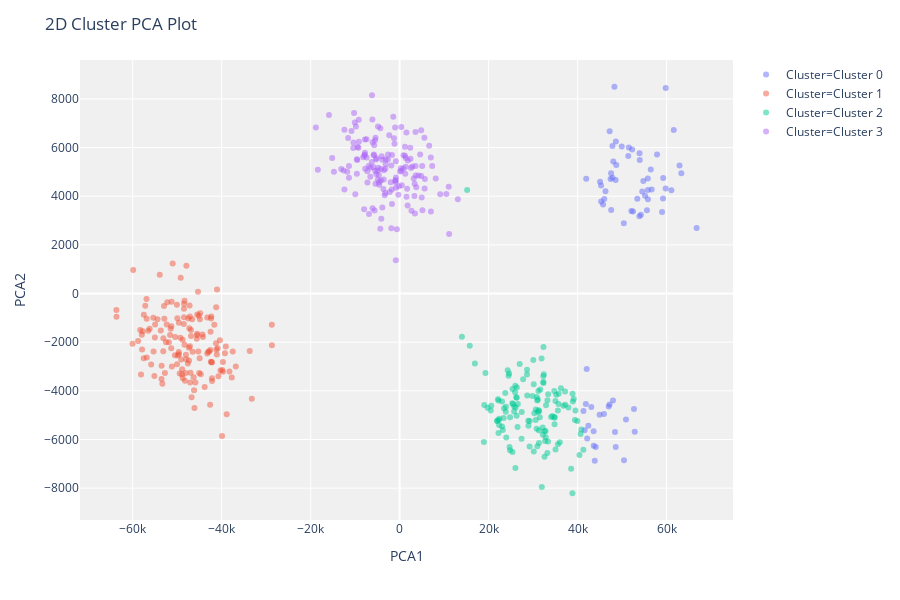

The notebook cell this image was saved under:
### Code cell
plot_model(kmeans)

### Figure 1 — Plotly figure (JSON) as saved in the notebook; plotly's stock layout.template omitted (floating-point values rounded to 4 significant figures; data arrays with more than 128 entries replaced by an {"elided": "..."} marker saying what was removed)
{"data": [{"customdata": [[58], [59], [62], [59], [87], [29], [54], [87], [83], [84], [85], [36], [30], [31], [61], [92], [55], [87], [82], [88], [30], [84], [53], [91], [89], [30], [17], [55], [90], [61], [59], [59], [88], [56], [33], [61], [84], [61], [39], [31], [60], [87], [20], [57], [61], [18], [83], [25], [31], [55], [84], [36], [27], [91], [53], [91], [25], [83], [87], [90], [83], [83], [83], [61], [64], [62], [91], [28], [23], [55], [58], [31]], "hoverlabel": {"namelength": 0}, "hovertemplate": "Cluster=Cluster 0<br>PCA1=%{x}<br>PCA2=%{y}<br>Feature=%{customdata[0]}", "legendgroup": "Cluster=Cluster 0", "marker": {"color": "#636efa", "opacity": 0.5, "symbol": "circle"}, "mode": "markers", "name": "Cluster=Cluster 0", "showlegend": true, "textposition": "top center", "type": "scatter", "x": [47210.0, 45300.0, 51400.0, 48030.0, 58980.0, 55170.0, 45920.0, 42410.0, 59240.0, 54230.0, 46270.0, 55800.0, 48280.0, 62910.0, 43630.0, 55590.0, 52470.0, 47840.0, 41580.0, 53900.0, 54780.0, 48580.0, 48550.0, 59200.0, 66750.0, 55780.0, 41330.0, 53920.0, 61620.0, 42050.0, 45050.0, 50400.0, 55810.0, 54540.0, 42160.0, 56650.0, 63320.0, 45730.0, 43600.0, 48410.0, 52260.0, 47960.0, 59800.0, 43860.0, 50870.0, 57860.0, 46990.0, 44950.0, 41930.0, 52090.0, 47180.0, 52680.0, 47520.0, 61090.0, 53420.0, 56450.0, 45280.0, 41860.0, 47550.0, 59800.0, 46000.0, 51530.0, 53980.0, 47840.0, 50430.0, 48600.0, 49920.0, 52840.0, 44070.0, 43080.0, 47420.0, 48700.0], "xaxis": "x", "y": [6674.0, 3778.0, 5657.0, 5422.0, 3351.0, 4017.0, -4954.0, -5432.0, 4745.0, 3238.0, 4207.0, 4253.0, 8500.0, 5261.0, -6255.0, 3427.0, 3372.0, 4758.0, -5616.0, 3177.0, 4630.0, -6305.0, 4668.0, 3904.0, 2693.0, 4732.0, -4824.0, 5766.0, 6726.0, -3106.0, 4591.0, 2891.0, 3879.0, 4194.0, -5954.0, 4271.0, 4946.0, 3658.0, -5657.0, -5694.0, 5916.0, -4397.0, 8450.0, -6877.0, -5178.0, 5718.0, -4647.0, -4986.0, 4718.0, 3388.0, -4558.0, -4749.0, 4942.0, 4244.0, 3894.0, 5101.0, 4437.0, -4543.0, 3438.0, 4316.0, 3884.0, 6007.0, 5488.0, 6060.0, -6854.0, 6250.0, 6049.0, -5678.0, -6308.0, -4661.0, 4709.0, 5282.0], "yaxis": "y"}, {"customdata": {"elided": "147x1 int values"}, "hoverlabel": {"namelength": 0}, "hovertemplate": "Cluster=Cluster 1<br>PCA1=%{x}<br>PCA2=%{y}<br>Feature=%{customdata[0]}", "legendgroup": "Cluster=Cluster 1", "marker": {"color": "#EF553B", "opacity": 0.5, "symbol": "circle"}, "mode": "markers", "name": "Cluster=Cluster 1", "showlegend": true, "textposition": "top center", "type": "scatter", "x": {"elided": "147 float values"}, "xaxis": "x", "y": {"elided": "147 float values"}, "yaxis": "y"}, {"customdata": {"elided": "130x1 int values"}, "hoverlabel": {"namelength": 0}, "hovertemplate": "Cluster=Cluster 2<br>PCA1=%{x}<br>PCA2=%{y}<br>Feature=%{customdata[0]}", "legendgroup": "Cluster=Cluster 2", "marker": {"color": "#00cc96", "opacity": 0.5, "symbol": "circle"}, "mode": "markers", "name": "Cluster=Cluster 2", "showlegend": true, "textposition": "top center", "type": "scatter", "x": {"elided": "130 float values"}, "xaxis": "x", "y": {"elided": "130 float values"}, "yaxis": "y"}, {"customdata": {"elided": "156x1 int values"}, "hoverlabel": {"namelength": 0}, "hovertemplate": "Cluster=Cluster 3<br>PCA1=%{x}<br>PCA2=%{y}<br>Feature=%{customdata[0]}", "legendgroup": "Cluster=Cluster 3", "marker": {"color": "#ab63fa", "opacity": 0.5, "symbol": "circle"}, "mode": "markers", "name": "Cluster=Cluster 3", "showlegend": true, "textposition": "top center", "type": "scatter", "x": {"elided": "156 float values"}, "xaxis": "x", "y": {"elided": "156 float values"}, "yaxis": "y"}], "layout": {"height": 600, "legend": {"tracegroupgap": 0}, "margin": {"t": 60}, "plot_bgcolor": "rgb(240,240,240)", "title": {"text": "2D Cluster PCA Plot"}, "xaxis": {"anchor": "y", "domain": [0, 1], "title": {"text": "PCA1"}}, "yaxis": {"anchor": "x", "domain": [0, 1], "title": {"text": "PCA2"}}}}
